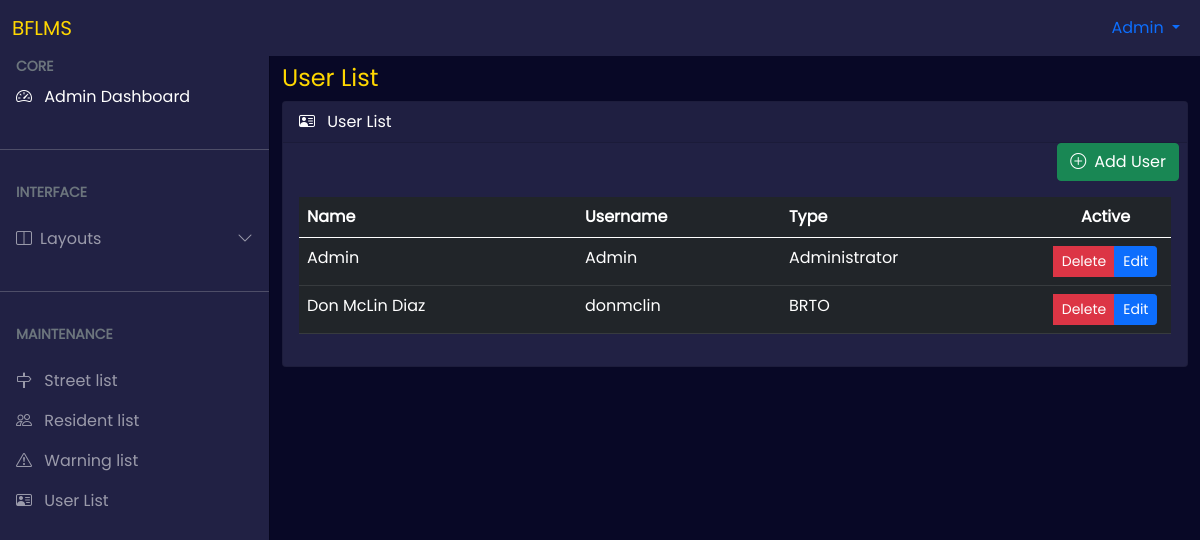
Screenshot of /authorize/index.php?page=user (signed in) with the database file from the repository.
### tables this page shows
CREATE TABLE `user` (
  `user_id` int(11) NOT NULL,
  `username` varchar(16) NOT NULL,
  `password` varchar(255) NOT NULL,
  `name` varchar(255) NOT NULL,
  `user_type` varchar(13) NOT NULL
);

### authorize/user.php (the view, shortened to what this page needs)
<div class="container-fluid">
    <div class="row">
    <div class="col-md-12 pg-hd-color">
        <h4>User List</h4>
        </div>
    </div>
    <div class="row">
        <div class="col-md-12 mb-3">
            <div class="card bg-custom text-white">
              <div class="card-header">
                <span><i class="bi bi-person-vcard me-2"></i></span> User List
              </div>
              <div class="d-grid gap-2 d-md-flex justify-content-md-end">
                    <button class="btn btn-success me-md-2" type="button" data-bs-toggle="modal" data-bs-target="#exampleModal" data-bs-whatever="@mdo"><span><i class="bi bi-plus-circle me-2"></i></span>Add User</button>
              </div>
              <div class="card-body">
                <div class="table-responsive">
                    <table class="table table-dark table-hover" id="user">
                        <thead>
                            <tr>
                                <th scope="col">Name</th>
                                <th scope="col">Username</th>
                                <th scope="col">Type</th>
                                <th scope="col" style="width: 15%;text-align: center;">Active</th>
                            </tr>
                        </thead>
                        <tbody>
                            <?php
                            include '../database/db.php';
                            $sqluser =  mysqli_query($conn, "SELECT * FROM user");
                            while($row = mysqli_fetch_assoc($sqluser)) {
                            ?>
                            <tr>
                                <td><?=$row['name']?></td>
                                <td><?=$row['username']?></td>
                                <td><?=$row['user_type']?></td>
                                <td>
                                    <center>
                                        <div class="btn-group btn-group-sm" role="group" aria-label="Basic mixed styles example">
                                            <button type="submit" class="btn btn-danger" form="deletefr" name="delete" value="<?=$row['user_id']?>">Delete</button>
                                            <button type="button" class="btn btn-primary" data-bs-toggle="modal" data-bs-target="#edit-modal" data-id="<?=$row['user_id']?>" id="getUser">Edit</button>
                                        </div>
                                    </center>
                                </td>
                            </tr>
                            <?php
                            }mysqli_close($conn);
                            ?>
                        </tbody>
                    </table>
                </div>
              </div>
            </div>
        </div>
    </div>
</div>

### authorize/index.php (shortened to what this page needs)
<?php
include ('../database/db.php');
if(isset($_SESSION['user_id'])){
  $sql = mysqli_query($conn,"SELECT * FROM user where user_id = '".$_SESSION['user_id']."'");
  $row = mysqli_fetch_assoc($sql);
?>
<!DOCTYPE html>
<html lang="en">
<head>
    <link rel="stylesheet" href="css/bootstrap.min.css">
    <link rel="stylesheet" href="css/bootstrap-icons-1.10.4/font/bootstrap-icons.css"/>
    <link rel="stylesheet" href="css/notify/jquery.jnotify.css">
    <link rel="stylesheet" href="css/style.css">
</head>
<body>
  <nav class="navbar navbar-expand-lg bg-custom fixed-top" data-bs-theme="dark">
  <div class="container-fluid">
    <a class="navbar-brand" href="#">BFLMS</a>
    <div class="collapse navbar-collapse" id="navbarSupportedContent">
      <ul class="navbar-nav ms-auto mb-2 mb-lg-0">
      <li class="nav-item dropdown">
          <a class="nav-link dropdown-toggle ms-2" href="#" role="button" data-bs-toggle="dropdown" aria-expanded="false">
            <?=$row['name'];?>
          </a>
      </li>
      </ul>
    </div>
  </div>
</nav>
  <?php
  if($row['user_type'] == "Administrator"){
    include 'admin_sidebar.php';
  }else
  if($row['user_type'] == "BRTO"){
    include 'officer_sidebar.php';
  }
  ?>
    <main class="mt-5 pt-3">
    <?php
if(isset($_GET['page'])){
  $page = $_GET['page'];
  $pages = array('dashboard','admin_dashboard','officer_sidebar','user','warning','resident','street','street_map','sensor_post');
  if (!empty($page)) {
      if(in_array($page,$pages)) {
          $page .= '.php';
          include($page);
      }
      else {
          echo 'Page not found. Return
          <a href="index.php?page=dashboard">dashboard</a>';
      }
  }
}
?>
    </main>
</body>
</html>
<?php
}else{
  $_SESSION['error_login'] = "Please! Login again...";
  header("location: ../login.php");
}
?>

### authorize/css/style.css (style rules this page uses)
* { font-family: 'poppins'; margin: 0; padding: 0; }
body { background: #080826; }
.bg-custom { background-color: #212144; }
.navbar .container-fluid .navbar-brand { color: #FFD700; }
.pg-hd-color { color: #FFD700; }
.world-map, .pin, span, img { box-sizing: border-box; }
:root { --offcanvas-width: 270px; --topNavbarHeight: 56px; }
@media (min-width: 992px) { body { overflow: auto !important; } }
@media (min-width: 992px) { main { margin-left: var(--offcanvas-width); } }

### rows the page displays
user: name "Admin", username "Admin", user_type "Administrator", $row['user_id'] 1 (drawn)
user: name "Don McLin Diaz", username "donmclin", user_type "BRTO", $row['user_id'] 2 (drawn)
